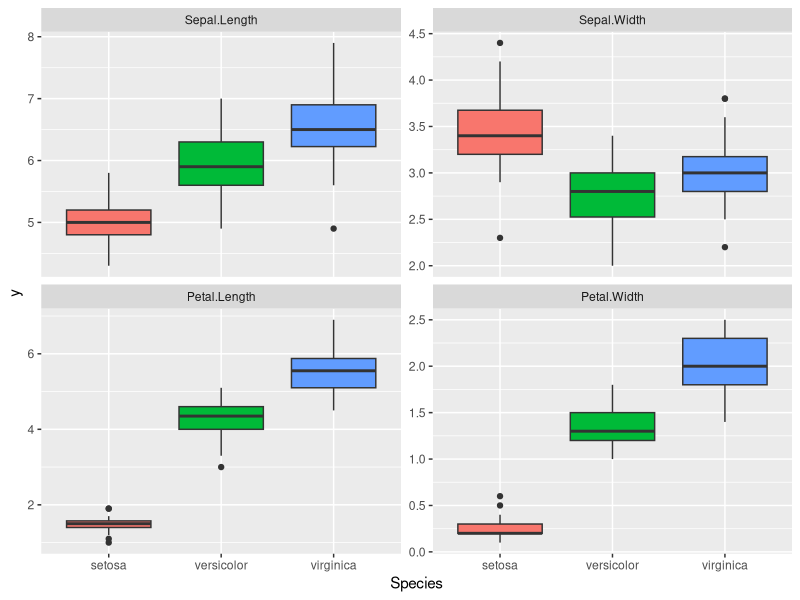
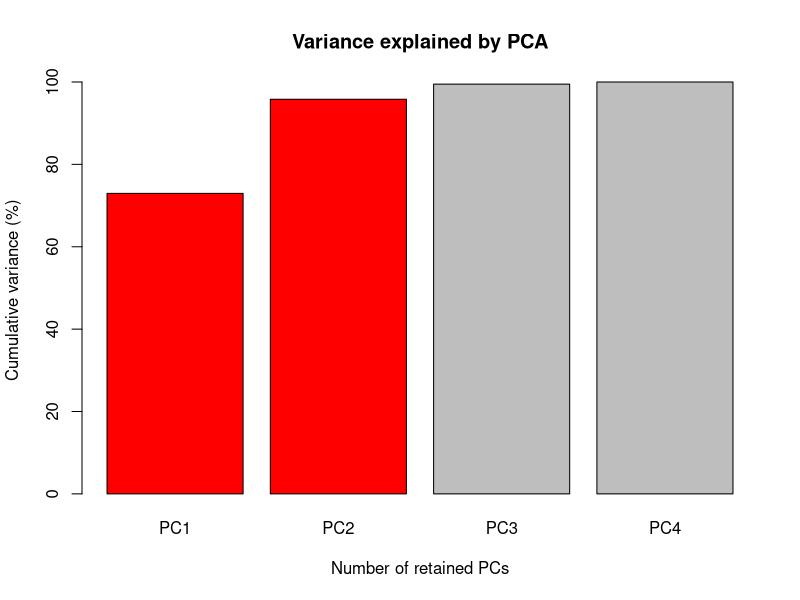
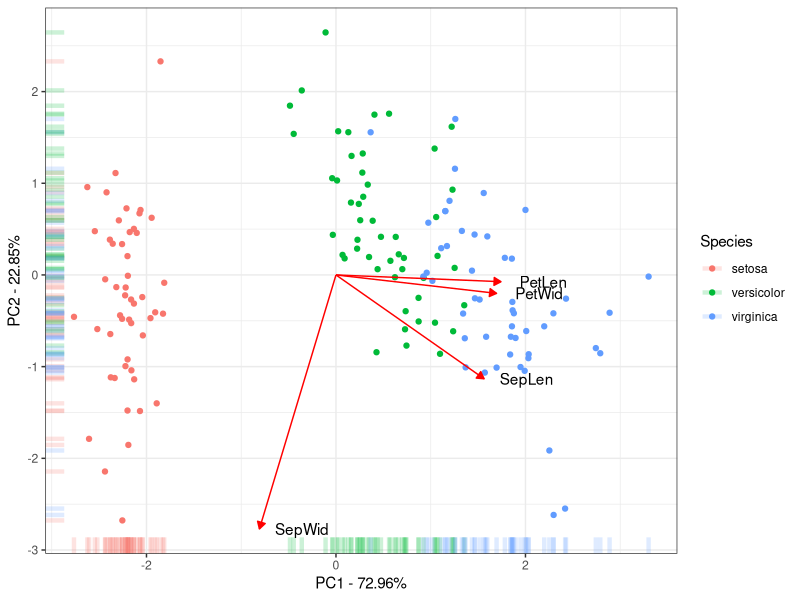

Write R code to recreate these figures, in order. (Note: this script raises an error after producing the figures.)
## ---- chunk 1
### Running PCA ##

data = iris
View(data)

# prepare this data to plot some boxplot of all the four traits # Requires melt function of
# reshape2 package and tidyverse#
install.packages("reshape2", repos = "https://cloud.r-project.org")

#Load libraries #
library(reshape2) 
library(tidyverse)

dataMelted <- data %>% reshape2::melt(data = .,
                                      id.vars = "Species",
                                      variable.name = "trait",
                                      value.name = "y") # organises data into specified cols
head(dataMelted)

#now we have the data in the format to make boxplot from all traits at the same code line
#Here we shall use ggplot2 #

dataMelted %>% ggplot(aes(x = Species, y = y, fill = Species)) +
     geom_boxplot() + facet_wrap(~trait, scales = "free_y") +
     theme(legend.position = "none")

# Since the observed traits have different amplitutde (or magnitudes) we need to scale all
# variables prior to PCA # otherwise @ variable will have a different phenotypic variance #
DataSc = data %>% select(-Species) %>%
     scale(x = ., center = TRUE, scale = TRUE) %>%
     as.data.frame() %>% 
     mutate(Species = data$Species)

head(DataSc)

### Proceed to do PCA with prcomp #
PCA = prcomp(DataSc %>% select(-Species))

## Let’s save the important results in objects, so we could make some graphs with them.

# 1. Accumulate percent of the total phenotypic variance explained by the principal components (PC)

Perc = 100 * PCA$sdev^2 / sum(PCA$sdev^2)

PercAc = as.vector(rep(NA, times = length(Perc)))
for(i in 1:length(Perc)) {
  PercAc[i] <- sum(Perc[1:i])
  names(PercAc)[i] <- i
}
names(PercAc) <- c("PC1", "PC2", "PC3", "PC4")
PercAc

# 2. Correlations of the traits with the principal components (PC) #

CorTraits = PCA$rotation
rownames(CorTraits) = c("SepLen", "SepWid", "PetLen", "PetWid")
CorTraits

LabelsPCA <- CorTraits %>% as.data.frame %>%
     mutate(PC1 = PC1 + 0.15, .keep = "unused")

LabelsPCA

#3. Individuals scores for the principal components (PC)

ScoresSpecies <- PCA$x %>%
     as.data.frame %>% 
     mutate(Species = data$Species)

head(ScoresSpecies)

#Figures
#The first figure will be a barplot of the accumulated variances explained by the PC
#Barplot #
barplot(PercAc, main = "Variance explained by PCA",
        ylab = "Cumulative variance (%)", xlab = "Number of retained PCs",
        col = c("red", "red", "gray", "gray", "gray"))

#Scatter plot individuals with their score for the first two PCs with the correlation of the traits with the first two PCs #
ggplot(data = ScoresSpecies, aes(x = PC1, y = PC2, color = Species)) +
  geom_point() + geom_rug(alpha = 0.2, size = 1.5) +
  geom_segment(mapping = aes(x = 0, xend = 3*PC1, y = 0, yend = 3*PC2),
               colour = "red",
               data = CorTraits %>% as.data.frame,
               arrow = arrow(type = "closed",
                             length = unit(0.2,units = "cm"))) +
  geom_text(mapping = aes(x = PC1*3, y = PC2*3, label = rownames(LabelsPCA)),
            data = LabelsPCA, colour = "black") + 
  theme_bw() +
  xlab(paste("PC1 - ", round(Perc[1], digits = 2), "%", sep = "")) +
     ylab(paste("PC2 - ", round(Perc[2], digits = 2), "%", sep = ""))

wflow_status()
wflow_git_commit("analysis/*.Rmd")
wflow_publish(files = "analysis/*.Rmd", message = "Test")



